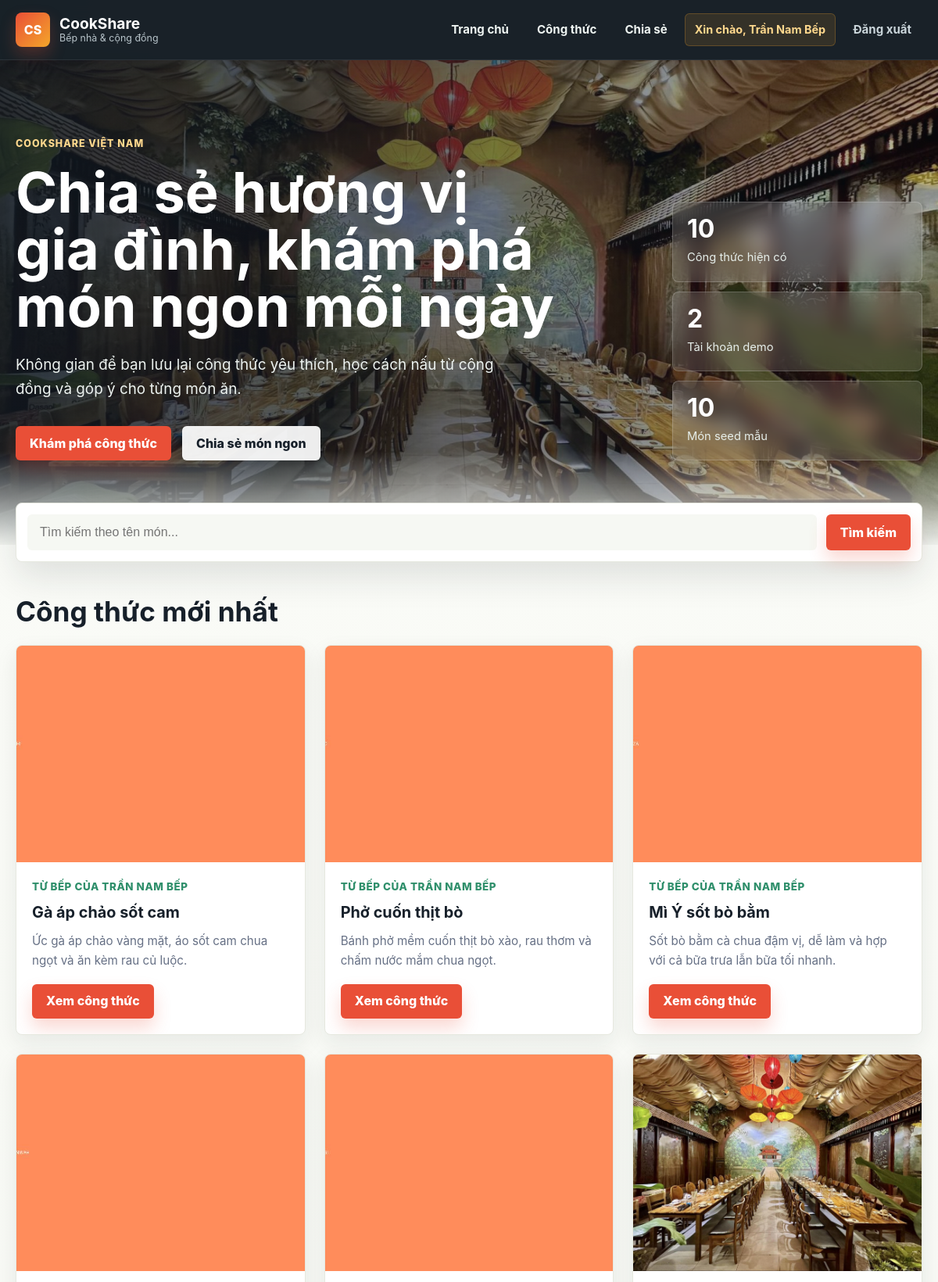
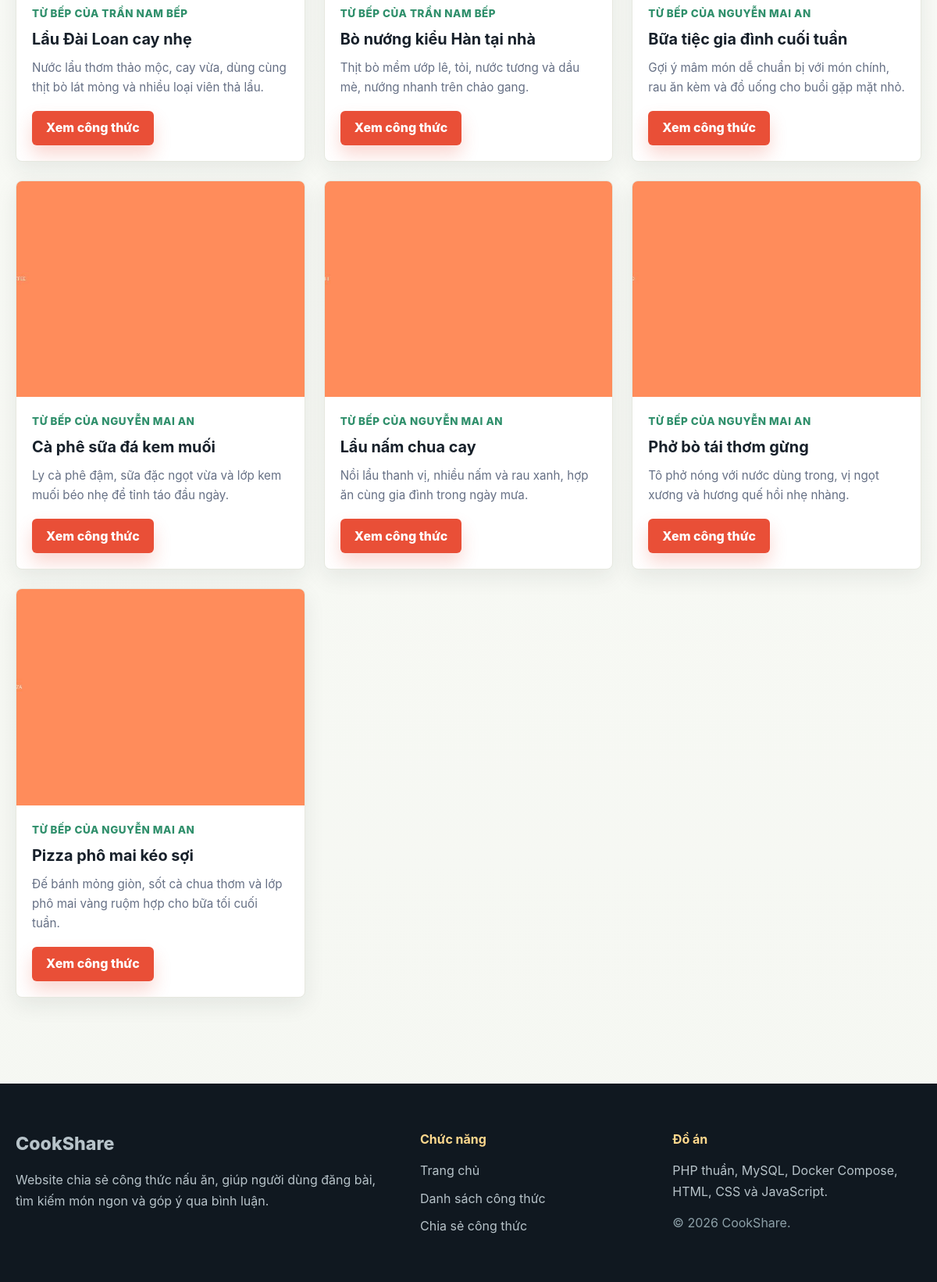
Page /project/index.php (signed in) on the committed database (2 pictures, top to bottom).
### tables this page shows
CREATE TABLE IF NOT EXISTS recipes (
    id INT AUTO_INCREMENT PRIMARY KEY,
    user_id INT NOT NULL,
    title VARCHAR(200) NOT NULL,
    image VARCHAR(255) DEFAULT NULL,
    description TEXT NOT NULL,
    ingredients TEXT NOT NULL,
    steps TEXT NOT NULL,
    created_at TIMESTAMP DEFAULT CURRENT_TIMESTAMP,
    FOREIGN KEY (user_id) REFERENCES users(id) ON DELETE CASCADE
);

CREATE TABLE IF NOT EXISTS users (
    id INT AUTO_INCREMENT PRIMARY KEY,
    fullname VARCHAR(100) NOT NULL,
    email VARCHAR(100) NOT NULL UNIQUE,
    username VARCHAR(50) NOT NULL UNIQUE,
    password VARCHAR(255) NOT NULL
);

### project/includes/auth.php (called while the page is built, shortened)
<?php
function e(string $value): string
{
    return htmlspecialchars($value, ENT_QUOTES, 'UTF-8');
}
function baseUrl(string $path = ''): string
{
    return '/' . ltrim($path, '/');
}
function imageUrl(?string $image): string
{
    if (!empty($image)) {
        return baseUrl('uploads/' . $image);
    }
    return baseUrl('assets/images/placeholder.svg');
}

### project/includes/recipes.php (the view, shortened to what this page needs)
<?php
function fetchRecipes(PDO $db, string $keyword = ''): array
{
    if ($keyword !== '') {
        $stmt = $db->prepare(
            'SELECT r.*, u.fullname AS author_name
             FROM recipes r
             JOIN users u ON r.user_id = u.id
             WHERE r.title LIKE :keyword
             ORDER BY r.created_at DESC'
        );
        $stmt->execute(['keyword' => '%' . $keyword . '%']);
    } else {
        $stmt = $db->query(
            'SELECT r.*, u.fullname AS author_name
             FROM recipes r
             JOIN users u ON r.user_id = u.id
             ORDER BY r.created_at DESC'
        );
    }
    return $stmt->fetchAll();
}
function renderRecipeCards(array $recipes): void
{
    echo '<div class="recipe-grid">';
    foreach ($recipes as $recipe) {
        ?>
        <article class="recipe-card">
            <a class="recipe-card-media" href="<?= baseUrl('pages/recipe-detail.php?id=' . (int) $recipe['id']) ?>">
                <img src="<?= e(imageUrl($recipe['image'])) ?>" alt="<?= e($recipe['title']) ?>">
            </a>
            <div class="recipe-card-body">
                <p class="recipe-author">Từ bếp của <?= e($recipe['author_name']) ?></p>
                <h3><?= e($recipe['title']) ?></h3>
                <p class="recipe-desc"><?= e($recipe['description']) ?></p>
                <a class="btn btn-primary" href="<?= baseUrl('pages/recipe-detail.php?id=' . (int) $recipe['id']) ?>">
                    Xem công thức
                </a>
            </div>
        </article>
        <?php
    }
    echo '</div>';
}
function renderSearchForm(string $keyword, string $action): void
{
    ?>
    <form class="search-form" method="GET" action="<?= e($action) ?>">
        <input id="recipe-search" type="text" name="q" placeholder="Tìm kiếm theo tên món..." value="<?= e($keyword) ?>">
        <button type="submit" class="btn btn-primary">Tìm kiếm</button>
    </form>
    <?php
}

### project/assets/css/style.css (style rules this page uses)
:root { --ink: #17202a; --muted: #667085; --surface: #ffffff; --surface-strong: #f5f7f2; --line: #e6e8df; --brand: #e94f37; --brand-dark: #c83c28; --accent: #2f8f6b; --gold: #f4a62a; --nav: #101820; --shadow: 0 18px 45px rgba(23, 32, 42, 0.12); --shadow-soft: 0 10px 28px rgba(23, 32, 42, 0.08); --radius: 8px; }
* { box-sizing: border-box; margin: 0; padding: 0; }
html { scroll-behavior: smooth; }
body { min-height: 100vh; font-family: "Inter", "Segoe UI", Arial, Helvetica, sans-serif; line-height: 1.65; color: var(--ink); background: radial-gradient(circle at top left, rgba(47, 143, 107, 0.12), transparent 28rem), linear-gradient(180deg, #fbfcf8 0%, var(--surface-strong) 100%); }
img { display: block; max-width: 100%; }
a { color: var(--brand); text-decoration: none; }
.search-form { display: grid; grid-template-columns: minmax(0, 1fr) auto; gap: 12px; padding: 14px; background: var(--surface); border: 1px solid var(--line); border-radius: var(--radius); box-shadow: var(--shadow); }
.search-form input[type="text"] { min-width: 0; border: 0; background: #f6f8f3; border-radius: 6px; padding: 14px 16px; font-size: 1rem; }
.recipe-grid { display: grid; grid-template-columns: repeat(3, minmax(0, 1fr)); gap: 24px; }
.recipe-card { min-height: 100%; display: flex; flex-direction: column; overflow: hidden; background: var(--surface); border: 1px solid var(--line); border-radius: var(--radius); box-shadow: var(--shadow-soft); transition: transform 0.22s ease, box-shadow 0.22s ease, border-color 0.22s ease; }
.recipe-card-media { display: block; position: relative; aspect-ratio: 4 / 3; overflow: hidden; background: #dfe5dc; }
.recipe-card-media img { width: 100%; height: 100%; object-fit: cover; transition: transform 0.35s ease; }
.recipe-card-body { flex: 1; display: flex; flex-direction: column; padding: 20px; }
.recipe-card h3 { font-size: 1.24rem; line-height: 1.3; margin-bottom: 10px; }
.recipe-author { margin-bottom: 10px; color: var(--accent); font-size: 0.84rem; font-weight: 800; text-transform: uppercase; letter-spacing: 0.04em; }
.recipe-desc { flex: 1; display: -webkit-box; overflow: hidden; margin-bottom: 18px; color: var(--muted); font-size: 0.95rem; -webkit-box-orient: vertical; -webkit-line-clamp: 3; }
.recipe-card .btn { align-self: flex-start; }
.btn { min-height: 44px; display: inline-flex; align-items: center; justify-content: center; gap: 8px; padding: 11px 18px; border: 0; border-radius: 6px; cursor: pointer; font: inherit; font-weight: 800; line-height: 1.2; text-align: center; transition: transform 0.18s ease, background 0.18s ease, box-shadow 0.18s ease; }
.btn-primary { background: var(--brand); color: #fff; box-shadow: 0 12px 22px rgba(233, 79, 55, 0.22); }

### rows in the picture
recipes: image (picture), user.fullname "TRẦN NAM BẾP", title "Gà áp chảo sốt cam", description "Ức gà áp chảo vàng mặt, áo sốt cam chua ngọt và ăn kèm rau củ luộc."
recipes: image (picture), user.fullname "TRẦN NAM BẾP", title "Phở cuốn thịt bò", description "Bánh phở mềm cuốn thịt bò xào, rau thơm và chấm nước mắm chua ngọt."
recipes: image (picture), user.fullname "TRẦN NAM BẾP", title "Mì Ý sốt bò bằm", description "Sốt bò bằm cà chua đậm vị, dễ làm và hợp với cả bữa trưa lẫn bữa tối nhanh."
recipes: image (picture), user.fullname "TRẦN NAM BẾP", title "Lẩu Đài Loan cay nhẹ", description "Nước lẩu thơm thảo mộc, cay vừa, dùng cùng thịt bò lát mỏng và nhiều loại viên thả lẩu."
recipes: image (picture), user.fullname "TRẦN NAM BẾP", title "Bò nướng kiểu Hàn tại nhà", description "Thịt bò mềm ướp lê, tỏi, nước tương và dầu mè, nướng nhanh trên chảo gang."
recipes: image (picture), user.fullname "NGUYỄN MAI AN", title "Bữa tiệc gia đình cuối tuần", description "Gợi ý mâm món dễ chuẩn bị với món chính, rau ăn kèm và đồ uống cho buổi gặp mặt nhỏ."
recipes: image (picture), user.fullname "NGUYỄN MAI AN", title "Cà phê sữa đá kem muối", description "Ly cà phê đậm, sữa đặc ngọt vừa và lớp kem muối béo nhẹ để tỉnh táo đầu ngày."
recipes: image (picture), user.fullname "NGUYỄN MAI AN", title "Lẩu nấm chua cay", description "Nồi lẩu thanh vị, nhiều nấm và rau xanh, hợp ăn cùng gia đình trong ngày mưa."
recipes: image (picture), user.fullname "NGUYỄN MAI AN", title "Phở bò tái thơm gừng", description "Tô phở nóng với nước dùng trong, vị ngọt xương và hương quế hồi nhẹ nhàng."
recipes: image (picture), user.fullname "NGUYỄN MAI AN", title "Pizza phô mai kéo sợi", description "Đế bánh mỏng giòn, sốt cà chua thơm và lớp phô mai vàng ruộm hợp cho bữa tối cuối tuần."

### other values in the picture
getCurrentUserName() "Trần Nam Bếp"
count($recipes) "10"
